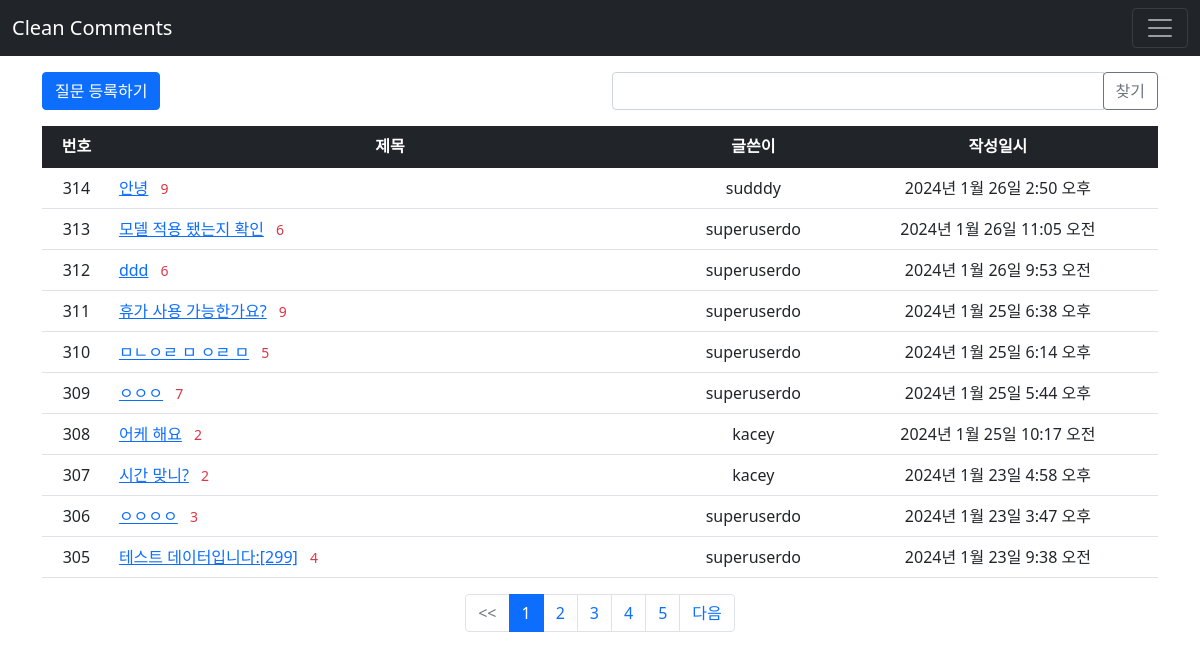
Screenshot of /pybo/ with the database file from the repository.
### pybo/models.py (models this page shows, shortened)
class Question(models.Model):
    modify_date = models.DateTimeField(null=True, blank=True)
    author = models.ForeignKey(User, on_delete=models.CASCADE, related_name='author_question')
    subject = models.CharField(max_length=400)
    content = models.TextField()
    create_date = models.DateTimeField()
    voter = models.ManyToManyField(User, related_name='voter_question') # 추천인 추가

### pybo/views/base_views.py (the view, shortened to what this page needs)
# urls.py: path('', base_views.index, name='index'),  # '/' 에 해당되는 path
def index(request):
    page = request.GET.get('page', '1')  # 페이지
    kw = request.GET.get('kw', '')  # 검색어
    question_list = Question.objects.order_by('-create_date')
    paginator = Paginator(question_list, 10)  # 페이지당 10개씩 보여주기
    page_obj = paginator.get_page(page)
    context = {'question_list': page_obj, 'page': page, 'kw': kw}
    return render(request, 'pybo/question_list.html', context)

### pybo/templatetags/pybo_filter.py (called while the page is built)
@register.filter
def sub(value, arg):
    return value - arg

### templates/pybo/question_list.html (shortened to what this page needs)
{% extends 'base.html' %}
{% load pybo_filter %}
{% block content %}
<div class="container my-3">
    <div class="row my-3">
        <div class="col-6">
            <a href="{% url 'pybo:question_create' %}" class="btn btn-primary">질문 등록하기</a>
        </div>
        <div class="col-6">
            <div class="input-group">
                <input type="text" id="search_kw" class="form-control" value="{{ kw|default_if_none:'' }}">
                <div class="input-group-append">
                    <button class="btn btn-outline-secondary" type="button" id="btn_search">찾기</button>
                </div>
            </div>
        </div>
    </div>
    <table class="table">
        <thead>
            <tr class="text-center table-dark">
                <th>번호</th>
                <th style="width:50%">제목</th>
                <th>글쓴이</th>
                <th>작성일시</th>
            </tr>
        </thead>
        <tbody>
        {% if question_list %}
        {% for question in question_list %}
        <tr class="text-center">
            <td>
                {{ question_list.paginator.count|sub:question_list.start_index|sub:forloop.counter0|add:1 }}
            </td>
            <td class="text-start">
                <a href="{% url 'pybo:detail' question.id %}">{{ question.subject }}</a>
                {% if question.answer_set.count > 0 %}
                <span class="text-danger small mx-2">{{ question.answer_set.count }}</span>
                {% endif %}
            </td>
            <td>{{ question.author.username }}</td>
            <td>{{ question.create_date }}</td>
        </tr>
        {% endfor %}
        {% else %}
        <tr>
            <td colspan="4">질문이 없습니다.</td>
        </tr>
        {% endif %}
        </tbody>
    </table>
    <ul class="pagination justify-content-center">
        {% if question_list.has_previous %}
        <li class="page-item">
            <a class="page-link" data-page="{{ question_list.previous_page_number }}"
            href="javascript:void(0)">이전</a>
        </li>
        {% else %}
        <li class="page-item disabled">
            <a class="page-link" tabindex="-1" aria-disabled="true" href="#"><<</a>
        </li>
        {% endif %}
        {% for page_number in question_list.paginator.page_range %}
        {% if page_number >= question_list.number|add:-4 and page_number <= question_list.number|add:4 %}
        {% if page_number == question_list.number %}
        <li class="page-item active" aria-current="page">
            <a class="page-link" data-page="{{ page_number }}"
            href="javascript:void(0)">{{ page_number }}</a>
        </li>
        {% else %}
        <li class="page-item">
            <a class="page-link" data-page="{{ page_number }}"
            href="javascript:void(0)">{{ page_number }}</a>
        </li>
        {% endif %}
        {% endif %}
        {% endfor %}
        {% if question_list.has_next %}
        <li class="page-item">
            <a class="page-link" data-page="{{ question_list.next_page_number }}"
            href="javascript:void(0)">다음</a>
        </li>
        {% else %}
        <li class="page-item disabled">
            <a class="page-link" tabindex="-1" aria-disabled="true" href="#">>></a>
        </li>
        {% endif %}
    </ul>
</div>
{% endblock %}

### rows the page displays
Question: paginator.count|sub "314", subject "안녕", answer_set.count "9", author.username "sudddy", create_date "2024년 1월 26일 2:50 오후"
Question: paginator.count|sub "313", subject "모델 적용 됐는지 확인", answer_set.count "6", author.username "superuserdo", create_date "2024년 1월 26일 11:05 오전"
Question: paginator.count|sub "312", subject "ddd", answer_set.count "6", author.username "superuserdo", create_date "2024년 1월 26일 9:53 오전"
Question: paginator.count|sub "311", subject "휴가 사용 가능한가요?", answer_set.count "9", author.username "superuserdo", create_date "2024년 1월 25일 6:38 오후"
Question: paginator.count|sub "310", subject "ㅁㄴㅇㄹ ㅁ ㅇㄹ ㅁ", answer_set.count "5", author.username "superuserdo", create_date "2024년 1월 25일 6:14 오후"
Question: paginator.count|sub "309", subject "ㅇㅇㅇ", answer_set.count "7", author.username "superuserdo", create_date "2024년 1월 25일 5:44 오후"
Question: paginator.count|sub "308", subject "어케 해요", answer_set.count "2", author.username "kacey", create_date "2024년 1월 25일 10:17 오전"
Question: paginator.count|sub "307", subject "시간 맞니?", answer_set.count "2", author.username "kacey", create_date "2024년 1월 23일 4:58 오후"
Question: paginator.count|sub "306", subject "ㅇㅇㅇㅇ", answer_set.count "3", author.username "superuserdo", create_date "2024년 1월 23일 3:47 오후"
Question: paginator.count|sub "305", subject "테스트 데이터입니다:[299]", answer_set.count "4", author.username "superuserdo", create_date "2024년 1월 23일 9:38 오전"

### other values shown
{{ page_number }} "1"
{{ page_number }} "2" "3" "4" "5"
